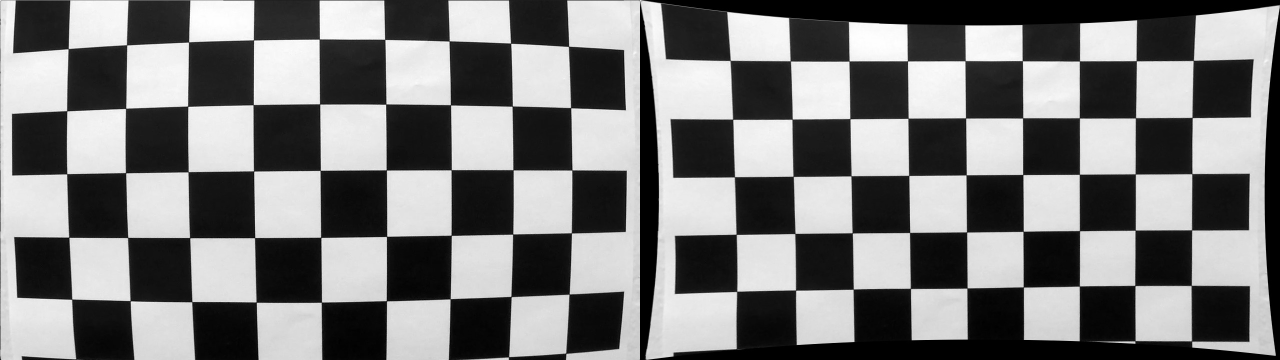
#> input picture calibrationTest/calibration1.jpg, 2560 x 720 px (shown at 1/2 size); its folder holds only this picture in this run
$ python -i methods.py   (imports and definitions only)
#> lines starting #> are read from the running program, lines starting #| are printed output that depends on the picture; after the words box and inside, x2 and y2 are one past the last pixel; in counts of white or black regions, pixels touching at a corner belong together
#> further down, picture is the input picture: shape (720, 2560, 3); min 0, max 255, mean 121.6
import cv2
import numpy as np
import glob

# [71 lines left out: functions CameraCalibration, ImageUndistort, RegionOfInterest, not called in this run]


def FilterByColor(inputImg):
    inputImgHSV = cv2.cvtColor(inputImg, cv2.COLOR_BGR2HSV)
#> inputImgHSV: shape (720, 2560, 3); mean H, S, V 0, 0, 121.6

    #filter by white color
    lower_white = np.array([0, 0, 200])
    upper_white = np.array([255, 255, 255])
    whiteMask = cv2.inRange(inputImgHSV, lower_white, upper_white)
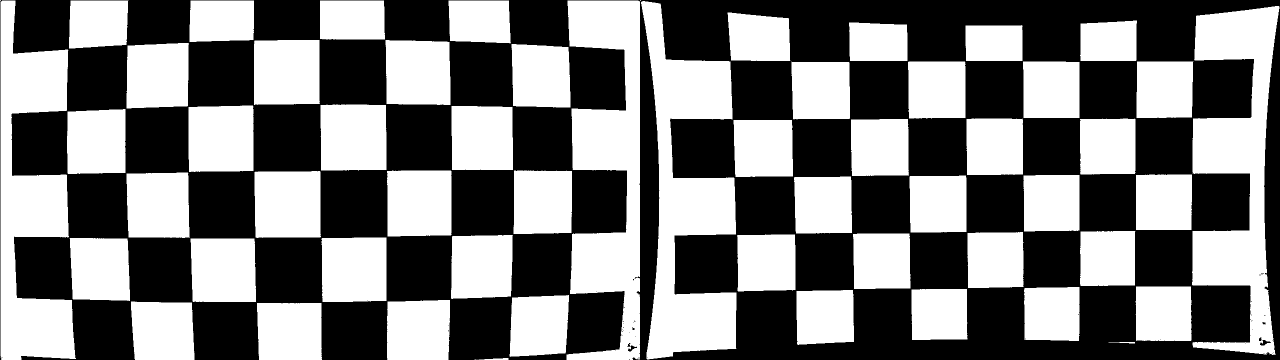
#> whiteMask: shape (720, 2560) (shown at 1/2 size); 48% white; 60 white regions (6 under 20 px), largest, box (x1, y1, x2, y2) and area: (1282, 2, 1473, 719) 67459, (2384, 12, 2559, 710) 62519, (1133, 1, 1280, 720) 59770

    #filter by yellow color
    lower_yellow = np.array([10, 50, 100])
    upper_yellow = np.array([60, 255, 255])
    yellowMask = cv2.inRange(inputImg, lower_yellow, upper_yellow)
#> yellowMask: shape (720, 2560); every value is 0

    mask = whiteMask + yellowMask
    output = cv2.bitwise_and(inputImg, inputImg, mask = mask)
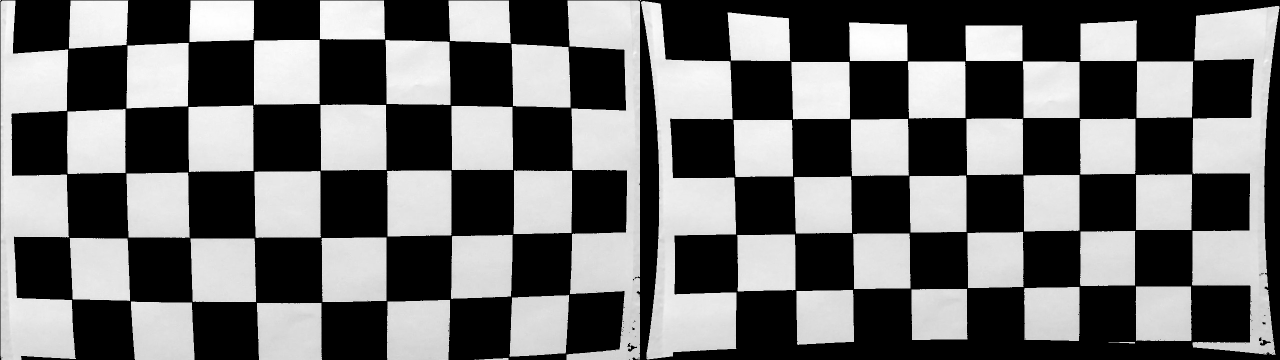
#> output: shape (720, 2560, 3) (shown at 1/2 size); min 0, max 255, mean 109.9

    # cv2.imshow('output', output)
    # cv2.waitKey(0)

    return output, mask

# [44 lines left out: functions Warper, GetCurve, PeakHistogram, not called in this run]

>>> import cv2
>>> picture = cv2.imread('../calibrationTest/calibration1.jpg')
>>> result = FilterByColor(picture)
